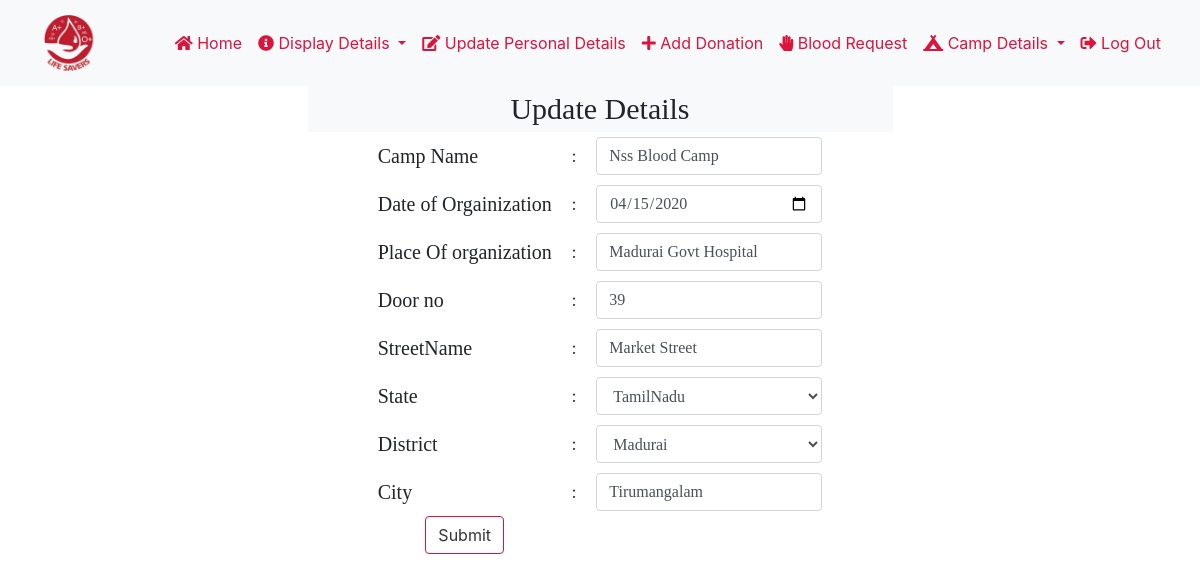
Page /Bloodbank/updatecamp.php?cid=48 (signed in) on the committed database.
### tables this page shows
CREATE TABLE `camp_detail` (
  `camp_id` int(11) NOT NULL,
  `cname` varchar(50) DEFAULT NULL,
  `date_of_organization` date DEFAULT NULL,
  `bid` int(11) DEFAULT NULL,
  `place_of_organization` varchar(70) DEFAULT NULL,
  `doorno` varchar(10) DEFAULT NULL,
  `streetname` varchar(50) DEFAULT NULL,
  `district` varchar(50) DEFAULT NULL,
  `state` varchar(50) DEFAULT NULL,
  `city` varchar(50) DEFAULT NULL
);

### Bloodbank/updatecamp.php (the view, shortened to what this page needs)
<?php
	$campid=$_GET["cid"];
	include 'layout/header.php';
	include 'layout/navbar.php';
?>
	<div class="row bg-white" id="addcamp">
 			<div class="col-sm-3">
 			</div>
 			<div class="col-sm-6 well">
					<?php
							$query="select * from camp_detail where camp_id=$campid";
							$res=mysqli_query($link,$query);
							$result=mysqli_fetch_array($res);
					?>
 					<center><h1 class="bg-light" style="font-family:Times New Roman;font-size:30px;margin:0;padding:5px 20px;">Update Details</h1></center>
 				 <center><form method="POST" action="updatecamp.php?cid=<?= $result['camp_id']; ?>">
 					  <table style="">
 					  	<tr>
 							  <td style="font-family:Times New Roman;font-size:20px;margin:0;padding:5px 20px;" >Camp Name</td>
 							  <td> : </td>
 							  <td><div class="form-group" style="font-family:Times New Roman;font-size:20px;margin:0;padding:5px 20px;"><input type="text" class="form-control" name="cname" id="cname" placeholder="Enter Camp Name" value="<?= $result['cname']; ?>" required>    </div></td>
 					  	</tr>
 						 <tr>
 							  <td style="font-family:Times New Roman;font-size:20px;margin:0;padding:5px 20px;">Date of Orgainization</td>
 							  <td> : </td>
 							  <td><div class="form-group" style="font-family:Times New Roman;font-size:20px;margin:0;padding:5px 20px;">
    							<input type="date" class="form-control" name="dorg" id="dorg" placeholder="DD.MM.YYYY" value="<?= $result['date_of_organization']; ?>" required></div></td>
 						</tr>
 						<tr>
 							  <td style="font-family:Times New Roman;font-size:20px;margin:0;padding:5px 20px;" >Place Of organization</td>
 							  <td> : </td>
 							  <td><div class="form-group" style="font-family:Times New Roman;font-size:20px;margin:0;padding:5px 20px;"><input type="text" class="form-control" name="porg" id="porg" placeholder="Enter Place" value="<?= $result['place_of_organization']; ?>" required>    </div></td>
 					  	</tr>
 						<tr>
 							<td style="font-family:Times New Roman;font-size:20px;margin:0;padding:5px 20px;">Door no</td>
 							<td> : </td>
 							<td><div class="form-group" style="font-family:Times New Roman;font-size:20px;margin:0;padding:5px 20px;"><input type="text" class="form-control" name="doorno" placeholder="DoorNO" value="<?= $result['doorno']; ?>" required></div></td>
 						</tr>
 						<tr>
 							<td style="font-family:Times New Roman;font-size:20px;margin:0;padding:5px 20px;">StreetName</td>
 							<td> : </td>
 							<td><div class="form-group" style="font-family:Times New Roman;font-size:20px;margin:0;padding:5px 20px;"><input type="text" class="form-control" name="street" placeholder="StreetName" value="<?= $result['streetname']; ?>" required></div></td>
 						</tr>
 						<tr>
 							<td style="font-family:Times New Roman;font-size:20px;margin:0;padding:5px 20px;">State</td>
 							<td> : </td>
 							<td><div class="form-group" style="font-family:Times New Roman;font-size:20px;margin:0;padding:5px 20px;"><select id ="list" class="form-control" name="state[]" required>
									<option ><?= $result['state']; ?></option>
             					</select></div>
             				</td>
 						</tr>
 						<tr>
 							<td style="font-family:Times New Roman;font-size:20px;margin:0;padding:5px 20px;">District</td>
 							<td> : </td>
 							<td><div class="form-group" style="font-family:Times New Roman;font-size:20px;margin:0;padding:5px 20px;"><select id ="list" class="form-control" name="district[]" required>
 									<option ><?= $result['district']; ?></option>
             					</select></div>
 							</td>
            			</tr>
 						<tr>
							<td style="font-family:Times New Roman;font-size:20px;margin:0;padding:5px 20px;">City</td>
							<td> : </td>
							<td> <div class="form-group" style="font-family:Times New Roman;font-size:20px;margin:0;padding:5px 20px;">
								<input type="text" class="form-control" name="city" placeholder="Enter city" value=<?= $result['city']; ?> required>
								</div>
							</td>
						</tr>
 						<tr>
 							<td><center><button type="submit" class="btn btn-success" name="updatecampbtn" >Submit</button></center></td>
 							<td></td>
 					  </tr>
				</table>
			</form>
		  </center>
 		</div>
		<div class="col-sm-3">
		</div>
 	</div>
</body>
</html>

### Bloodbank/css/style.css (style rules this page uses)
* { margin:0; padding:0; }
.btn { background:transparent; border:1px solid #DC143C; color:#333; }
select { margin:0; padding:20px 20px; }

### rows in the picture
camp_detail: cname "Nss Blood Camp", dorg "04/15/2020", porg "Madurai Govt Hospital", doorno "39", street "Market Street", state "TamilNadu", district "Madurai", city "Tirumangalam"
